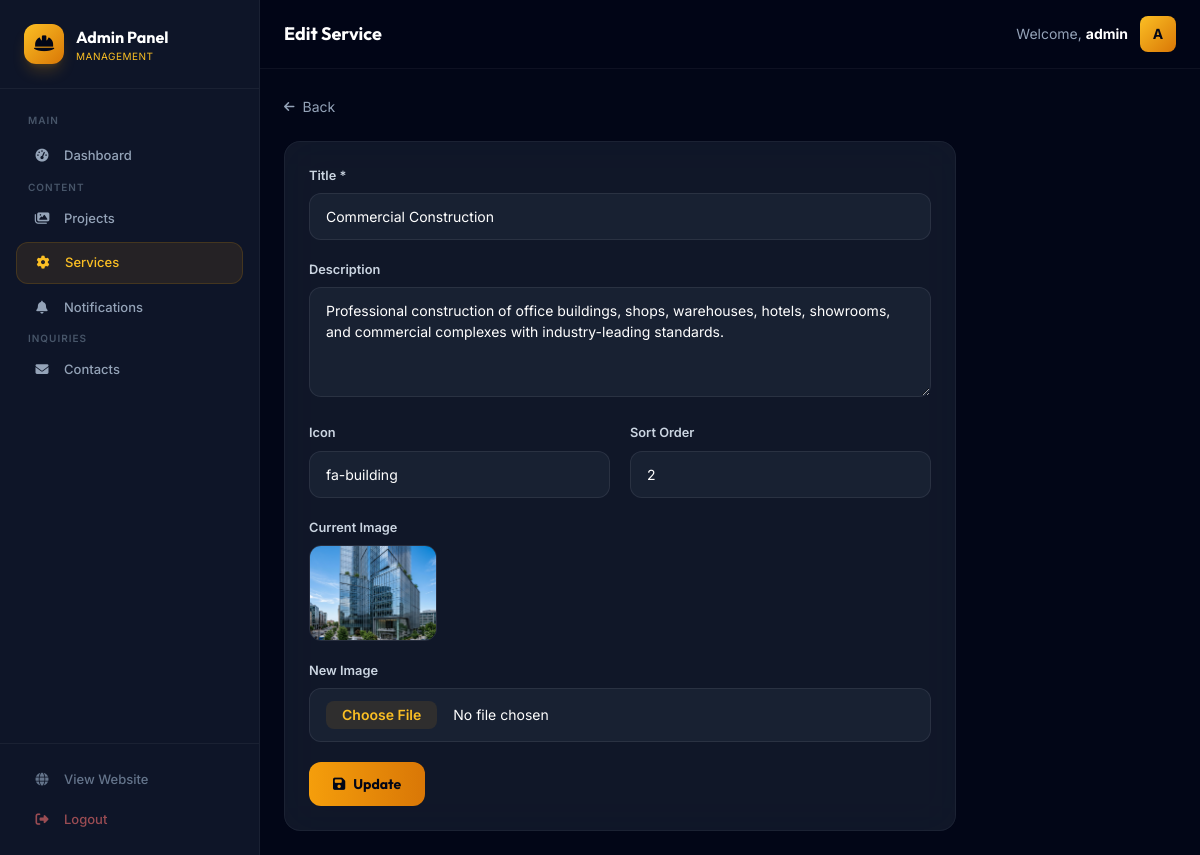
The page /admin/services/edit.php?id=2 (signed in) on the database its author committed.
### tables this page shows
CREATE TABLE IF NOT EXISTS services (
    id INT AUTO_INCREMENT PRIMARY KEY,
    title VARCHAR(255) NOT NULL,
    description TEXT,
    icon VARCHAR(100) DEFAULT 'fa-building',
    image VARCHAR(500) DEFAULT NULL,
    sort_order INT DEFAULT 0,
    created_at TIMESTAMP DEFAULT CURRENT_TIMESTAMP
);

### includes/db.php (called while the page is built, shortened)
<?php
function sanitize($data) {
    return htmlspecialchars(strip_tags(trim($data)), ENT_QUOTES, 'UTF-8');
}
?>

### admin/services/edit.php (the view, shortened to what this page needs)
<?php
require_once __DIR__ . '/../../includes/db.php';
$id = intval($_GET['id'] ?? 0);
$stmt = $pdo->prepare("SELECT * FROM services WHERE id = :id");
$stmt->execute([':id' => $id]);
$service = $stmt->fetch();
include __DIR__ . '/../includes/admin_header.php';
include __DIR__ . '/../includes/admin_sidebar.php';
?>
<a href="<?= SITE_URL ?>/admin/services/" class="inline-flex items-center gap-2 text-dark-400 text-sm hover:text-white mb-6"><i class="fa-solid fa-arrow-left text-xs"></i> Back</a>
<form method="POST" enctype="multipart/form-data">
    <div class="glass-card p-6 space-y-5 max-w-2xl">
        <div><label class="form-label">Title *</label><input type="text" name="title" class="form-input" value="<?= sanitize($service['title']) ?>" required></div>
        <div><label class="form-label">Description</label><textarea name="description" rows="4" class="form-input"><?= sanitize($service['description'] ?? '') ?></textarea></div>
        <div class="grid grid-cols-2 gap-5">
            <div><label class="form-label">Icon</label><input type="text" name="icon" class="form-input" value="<?= sanitize($service['icon']) ?>"></div>
            <div><label class="form-label">Sort Order</label><input type="number" name="sort_order" class="form-input" value="<?= $service['sort_order'] ?>"></div>
        </div>
        <?php if ($service['image']): ?>
        <div><label class="form-label">Current Image</label><img src="<?= UPLOAD_URL ?>services/<?= sanitize($service['image']) ?>" class="w-32 h-24 object-cover rounded-xl border border-white/10"></div>
        <?php endif; ?>
        <div><label class="form-label">New Image</label><input type="file" name="image" accept="image/*" class="form-input file:mr-4 file:py-1 file:px-4 file:rounded-lg file:border-0 file:bg-primary-500/10 file:text-primary-400 file:text-sm file:font-semibold"></div>
        <button type="submit" class="bg-gradient-to-r from-primary-500 to-primary-600 text-dark-950 px-6 py-3 rounded-xl font-heading font-bold text-sm"><i class="fa-solid fa-save mr-2"></i>Update</button>
    </div>
</form>
</main></div></body></html>

### assets/css/style.css (style rules this page uses)
*, *::before, *::after { box-sizing: border-box; }
.inline-flex { display: inline-flex; }
.grid { display: grid; }
.items-center { align-items: center; }
.gap-2 { gap: 0.5rem; }
.gap-5 { gap: 1.25rem; }
.max-w-2xl { max-width: 42rem; }
.text-white { color: #fff; }
.text-xs { font-size: 0.75rem; line-height: 1rem; }
.text-sm { font-size: 0.875rem; line-height: 1.25rem; }
.font-bold { font-weight: 700; }
.font-heading { font-family: 'Outfit', sans-serif; }
.font-body { font-family: 'Inter', sans-serif; }
.antialiased { -webkit-font-smoothing: antialiased; -moz-osx-font-smoothing: grayscale; }
.rounded-xl { border-radius: 0.75rem; }
.p-6 { padding: 1.5rem; }
.px-6 { padding-left: 1.5rem; padding-right: 1.5rem; }
.py-3 { padding-top: 0.75rem; padding-bottom: 0.75rem; }
.mb-6 { margin-bottom: 1.5rem; }
.border { border-width: 1px; border-style: solid; }
.text-dark-400 { color: #94a3b8; }
.text-dark-950 { color: #020617; }
.bg-dark-950 { background-color: #020617; }
.border-white\/10 { border-color: rgba(255, 255, 255, 0.1); }
.bg-gradient-to-r { background-image: linear-gradient(to right, var(--tw-gradient-stops)); }
.from-primary-500 { --tw-gradient-from: #f59e0b; --tw-gradient-stops: #f59e0b, var(--tw-gradient-to, rgba(245, 158, 11, 0)); }
.to-primary-600 { --tw-gradient-to: #d97706; }
.grid-cols-2 { grid-template-columns: repeat(2, minmax(0, 1fr)); }
.glass-card { background: rgba(30, 41, 59, 0.5); backdrop-filter: blur(20px); -webkit-backdrop-filter: blur(20px); border: 1px solid rgba(255, 255, 255, 0.05); border-radius: 1rem; transition: all 0.4s cubic-bezier(0.4, 0, 0.2, 1); }
.form-input { width: 100%; padding: 0.75rem 1rem; background: rgba(30, 41, 59, 0.6); border: 1px solid rgba(255, 255, 255, 0.08); border-radius: 0.75rem; color: #fff; font-size: 0.875rem; font-family: 'Inter', sans-serif; transition: all 0.3s ease; outline: none; }
.form-input::placeholder { color: #475569; }
.form-label { display: block; font-size: 0.8rem; font-weight: 600; color: #cbd5e1; margin-bottom: 0.5rem; font-family: 'Inter', sans-serif; }
body, body * { transition: background-color 0.4s ease, color 0.3s ease, border-color 0.3s ease, box-shadow 0.3s ease; }

### rows shown on the page
services: title "Commercial Construction", description "Professional construction of office buildings, shops, warehouses, hotels, showrooms, and commercial complexes with industry-leading standards.", icon "fa-building", sort_order "2", image (picture)

### other values the page prints
$adminPageTitle "Edit Service"
getAdminUsername() "admin"
substr(getAdminUsername(), 0, 1) "A"
